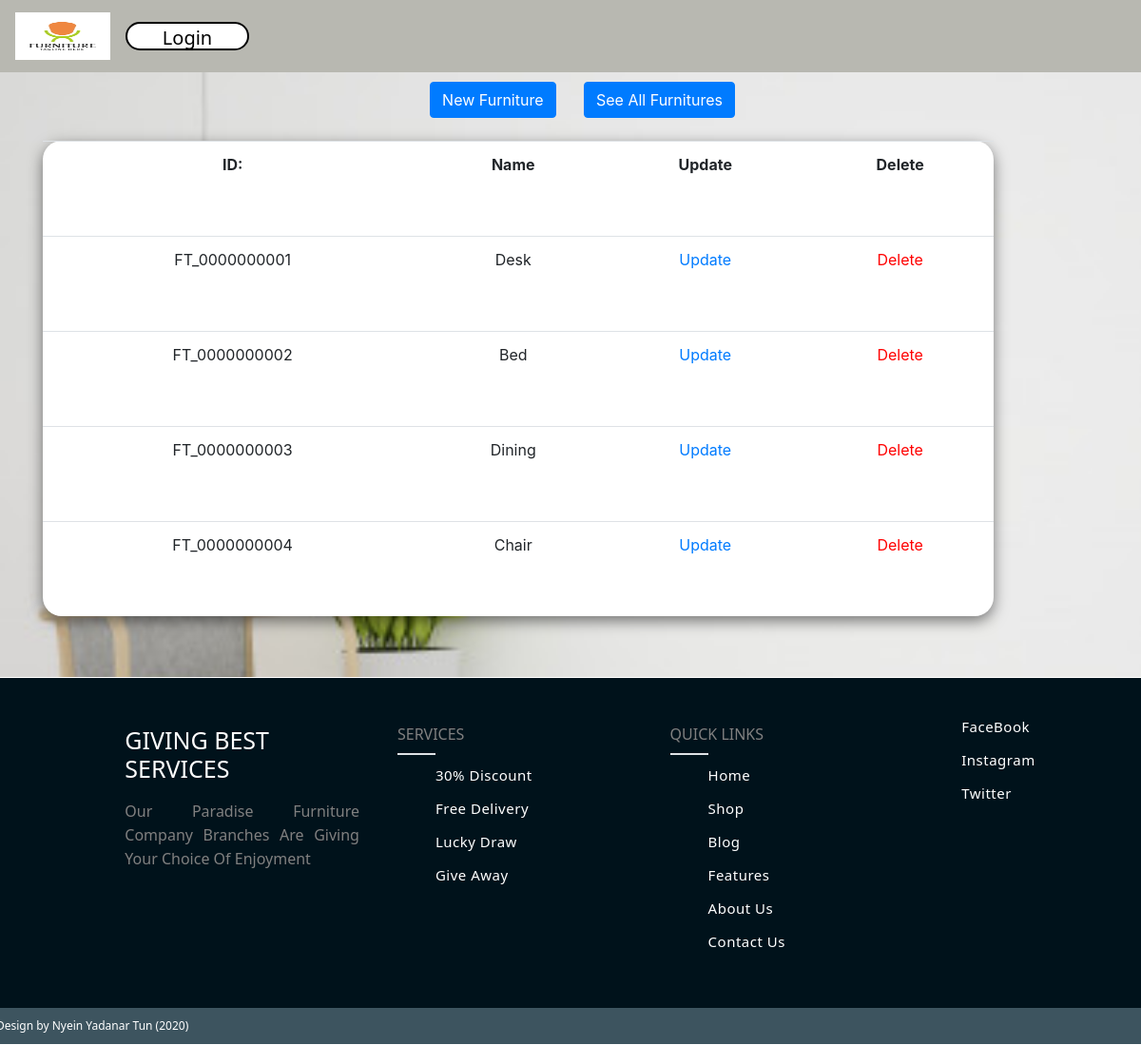
The app's page /furnituretype.php?seeall=1 with its own data.
### tables this page shows
CREATE TABLE `furnituretype` (
  `FurnitureTypeID` varchar(50) NOT NULL,
  `Typename` varchar(50) NOT NULL
);

### furnituretype.php (the view, shortened to what this page needs)
<!DOCTYPE html>
<html lang="en" dir="ltr">
  <head>
    <link rel="stylesheet" type="text/css" href="css/bootstrap.css">
    <link rel="stylesheet" type="text/css" href="css/formsignin.css">
  </head>
  <body>
  <nav class="navbar navbar-expand-lg  navbar navbar-dark" style="background-color:#b8b8b1;">
      <a  class="navbar-brand" href="#">
        <img src="img/logo.png" width="100" height="50" alt="" loading="lazy">
      </a>
      <div class="collapse navbar-collapse" id="navbarSupportedContent">
        <?php if(!isset($_SESSION['admin'])){?>
        <div class="row">
          <div class="col-md-12">
            <div class="signin">
              <a href="#" data-target="#login-modal" data-toggle="modal" >Login
              </a>
            </div>
          </div>
        </div>
        <?php }?>
      </div>
    </nav>
  </body>
</html>
<?php
$seeall = 0;
include "autoid.php";
?>
  <?php
if (isset($_REQUEST['seeall']) || $seeall == 1)
{
?>
  <!DOCTYPE html>
  <html lang="en">
    <head>
      <link rel="stylesheet" href="css/bootstrap.css" class="css">
      <link rel="stylesheet" href="css/formstyle.css" class="css">
    </head>
    <body>
      <div class="container">
        <div class="row text-center">
          <div class="col-md-12">
            <a href="furnituretype.php">
              <button type="button" class="btn btn-primary btn">New Furniture
              </button>
            </a>
            <a href="furnituretype.php?seeall=1">
              <button type="button" class="btn btn-primary btn">See All Furnitures
              </button>
            </a>
          </div>
        </div>
        <br>
        <div class="row text-center">
          <div class="col">
            <table style="width:1000px; height:500px; overflow-y:auto;background-color:white;" class="table table-hover">
              <tbody>
                <tr>
                  <th scope="col"> ID:
                  </th>
                  <th scope="col">Name
                  </th>
                  <th scope="col">Update
                  </th>
                  <th scope="col">Delete
                  </th>
                </tr>
                <?php
$query = "SELECT * FROM furnituretype";
$result = mysqli_query($con, $query);
while ($data = mysqli_fetch_array($result))
{
echo "<tr><td scope='row'>" . $data[0] . "</td><td scope='row'>" . $data[1] . "</td><td scope='row'><a href='furnituretype.php?eid=" . $data[0] . "'>Update</a></td><td scope='row'><a href='furnituretype.php?did=" . $data[0] . "' ><font style='color:red;'>Delete</font></td></tr>";
}
?>
              </tbody>
            </table>
          </div>
        </div>
      </div>
    </body>
  </html>
  <?php
} ?>
    <!DOCTYPE html>
    <html lang="en" dir="ltr">
      <head>
        <link rel="stylesheet" type="text/css" href="css/bootstrap.css">
        <link rel="stylesheet" type="text/css" href="css/formsignin.css">
        <link rel="stylesheet" type="text/css" href="css/formstyle.css">
      </head>
      <body>
        <br>
        <br>
        <div class="row">
          <div class="footer">
            <div class="innterfooter">
              <div class="footeritems">
                <h1>Giving Best Services
                </h1>
                <p>Our Paradise Furniture Company Branches Are Giving Your Choice
                  Of Enjoyment
                </p>
              </div>
              <div class="footeritems">
                <h2>Services
                </h2>
                <div class="border">
                </div>
                <ul>
                  <li>
                    <a href="#">30% Discount
                    </a>
                  </li>
                  <li>
                    <a href="#">Free Delivery
                    </a>
                  </li>
                  <li>
                    <a href="#">Lucky Draw
                    </a>
                  </li>
                  <li>
                    <a href="#">Give Away
                    </a>
                  </li>
                </ul>
              </div>
              <div class="footeritems">
                <h2>Quick Links
                </h2>
                <div class="border">
                </div>
                <ul>
                  <li>
                    <a href="#">Home
                    </a>
                  </li>
                  <li>
                    <a href="#">Shop
                    </a>
                  </li>
                  <li>
                    <a href="#">Blog
                    </a>
                  </li>
                  <li>
                    <a href="#">Features
                    </a>
                  </li>
                  <li>
                    <a href="#">About Us
                    </a>
                  </li>
                  <li>
                    <a href="#">Contact Us
                    </a>
                  </li>
                </ul>
              </div>
              <ul>
                <li>
                  <a href="#">FaceBook
                  </a>
                </li>
                <li>
                  <a href="#">Instagram
                  </a>
                </li>
                <li>
                  <a href="#">Twitter
                  </a>
                </li>
              </ul>
            </div>
            <div class="footerbottom">
              Design by Nyein Yadanar Tun (2020)
            </div>
          </div>
        </div>
      </body>
    </html>

### css/formsignin.css (style rules this page uses)
.signin { width: 130px; height: 30px; float: left; background-color: white; border: 2px solid black; border-radius: 20px; text-align: center; }
.signin a { text-decoration: none; font-family: "system-ui"; padding: 20px; font-size: 20px; color: black; }

### css/formstyle.css (style rules this page uses)
body { background-image:url("background2.jpg"); background-size: cover; background-position: cover cover; background-attachment: fixed; }
#ui label,h1 { color:white; font-family: "system-ui"; }
.btn { margin-top: 10px; margin-left: 25px; size: 30px; }
table { border-radius: 20px; box-shadow: 0 5px 15px rgba(0, 0, 0, .5); width:900px; height:500px; overflow-y:auto;background-color:white; }
.footer { width: 100%; background: #00121b; display: block; border: 1px solid white; }
.innterfooter { width: 95%; margin: auto; padding: 30px 10px; display: flex; flex-wrap: wrap; box-sizing: border-box; justify-content: center; }
.footeritems { width: 25%; padding: 10px 20px; box-sizing: border-box; font-family: "system-ui"; }
.footeritems h1 { padding: 10px 0; font-size: 25px; color: #fff; text-transform: uppercase; font-family: "system-ui"; }
.footeritems p { color: grey; font-size: 16px; text-align: justify; line-height: 25px; font-family: "system-ui"; }
.footeritems h2 { margin: 10px 0; color: grey; font-size: 16px; font-weight: lighter; text-transform: uppercase; font-family: "system-ui"; }
.border { height: 2px; width: 40px; background: #ff9800; }
ul { list-style: none; color: #fff; font-size: 15px; letter-spacing: 0.5px; font-family: "system-ui"; }
ul a { text-decoration: none; outline: none; color: #fff; transition: 0.3s; font-family: "system-ui"; }
ul li { margin: 10px 0; height: 25px; font-family: "system-ui"; }
.footerbottom { padding: 10px; background: #3d545f; color: #fff; font-size: 12px; font-family: "system-ui"; }

### records on screen
furnituretype: FurnitureTypeID "FT_0000000001", Typename "Desk"
furnituretype: FurnitureTypeID "FT_0000000002", Typename "Bed"
furnituretype: FurnitureTypeID "FT_0000000003", Typename "Dining"
furnituretype: FurnitureTypeID "FT_0000000004", Typename "Chair"
